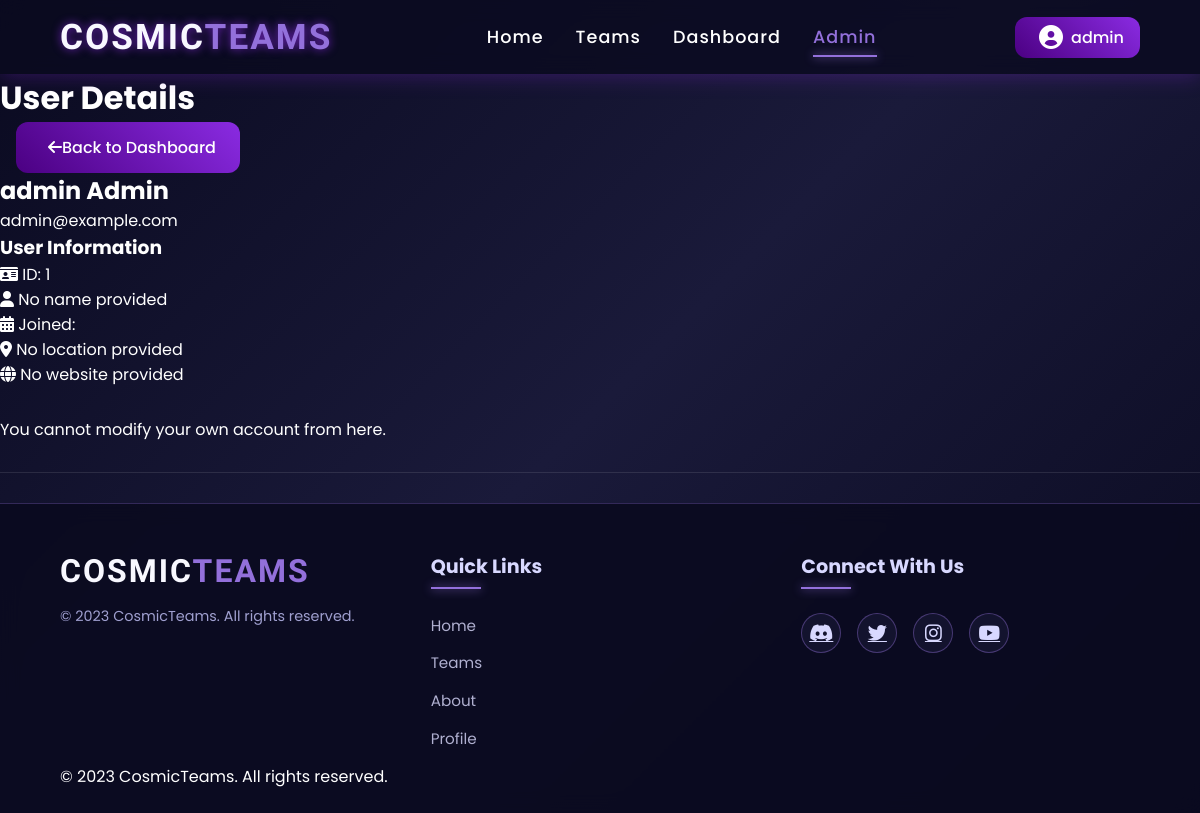
Page /admin/user/1 (signed in) on the committed database.
### tables this page shows
CREATE TABLE users (
            id INTEGER PRIMARY KEY AUTOINCREMENT,
            username TEXT UNIQUE NOT NULL,
            email TEXT UNIQUE NOT NULL,
            password TEXT NOT NULL,
            full_name TEXT,
            bio TEXT,
            profile_pic TEXT,
            location TEXT,
            website TEXT,
            is_admin BOOLEAN DEFAULT 0,
            is_verified BOOLEAN DEFAULT 0,
            can_create_team BOOLEAN DEFAULT 1,
            is_banned BOOLEAN DEFAULT 0,
            tier TEXT,
            nethpot_tier TEXT,
            nethpot_notes TEXT,
            uhc_tier TEXT,
            uhc_notes TEXT,
            cpvp_tier TEXT,
            cpvp_notes TEXT,
            sword_tier TEXT,
            sword_notes TEXT,
            smp_tier TEXT,
            smp_notes TEXT,
            axe_tier TEXT,
            npot_tier TEXT,
            profile_music TEXT,
            created_at TIMESTAMP DEFAULT CURRENT_TIMESTAMP,
            updated_at TIMESTAMP DEFAULT CURRENT_TIMESTAMP,
            UNIQUE(username, email)
        );

### app.py (the view)
@app.route('/admin/user/<int:user_id>')
@admin_required
def admin_view_user(user_id):
    conn = sqlite3.connect(DB_PATH)
    conn.row_factory = sqlite3.Row
    cursor = conn.cursor()
    cursor.execute('''
        SELECT id, username, email, is_admin, profile_pic, bio, location, website, full_name, can_create_team
        FROM users
        WHERE id = ?
    ''', (user_id,))
    user = cursor.fetchone()
    if not user:
        conn.close()
        flash('User not found', 'error')
        return redirect(url_for('admin_dashboard'))
    cursor.execute('''
        SELECT t.id, t.name, tm.is_leader
        FROM teams t
        JOIN team_members tm ON t.id = tm.team_id
        WHERE tm.user_id = ?
    ''', (user_id,))
    team_data = cursor.fetchone()
    user_team = None
    is_team_leader = False
    if team_data:
        user_team = {
            'id': team_data['id'],
            'name': team_data['name']
        }
        is_team_leader = team_data['is_leader'] == 1
    cursor.execute('''
        SELECT t.id, t.name, t.description, t.points,
               (SELECT COUNT(*) FROM team_members WHERE team_id = t.id) as member_count
        FROM teams t
        ORDER BY t.name
    ''')
    all_teams = cursor.fetchall()
    conn.close()
    return render_template('admin_view_user.html',
                          user=user,
                          user_team=user_team,
                          is_team_leader=is_team_leader,
                          all_teams=all_teams)

### templates/admin_view_user.html (shortened to what this page needs)
<!DOCTYPE html>
<html lang="en">
<head>
    <link rel="stylesheet" href="{{ url_for('static', filename='css/galaxy.css') }}">
    <link rel="stylesheet" href="{{ url_for('static', filename='css/admin.css') }}">
    <link rel="stylesheet" href="https://cdnjs.cloudflare.com/ajax/libs/font-awesome/6.0.0/css/all.min.css">
</head>
<body class="galaxy-theme">
    <header class="cosmic-header">
        <div class="logo">
            <h1>Cosmic<span>Teams</span></h1>
        </div>
        <nav>
            <ul>
                <li><a href="{{ url_for('main') }}">Home</a></li>
                <li><a href="{{ url_for('teams') }}">Teams</a></li>
                <li><a href="{{ url_for('dashboard') }}">Dashboard</a></li>
                <li><a href="{{ url_for('admin_dashboard') }}" class="active">Admin</a></li>
            </ul>
        </nav>
        <div class="auth-buttons">
            <div class="user-profile">
                <a href="{{ url_for('profile') }}" class="profile-btn cosmic-btn">
                    <i class="fas fa-user-circle"></i>
                    <span>{{ session.get('username') }}</span>
                </a>
            </div>
        </div>
    </header>
    <main class="admin-main">
        <div class="admin-container">
            <div class="admin-header">
                <h1>User Details</h1>
                <a href="{{ url_for('admin_dashboard') }}" class="cosmic-btn">
                    <i class="fas fa-arrow-left"></i> Back to Dashboard
                </a>
            </div>
            <div class="user-details-card">
                <div class="user-header">
                    <h2>{{ user.username }}
                    {% if user.is_admin %}
                        <span class="admin-badge">Admin</span>
                    {% endif %}
                    </h2>
                    <p>{{ user.email }}</p>
                </div>
                <div class="user-details-content">
                    <div class="user-info-section">
                        <h3>User Information</h3>
                        <div class="details-list">
                            <div class="detail-item">
                                <i class="fas fa-id-card"></i>
                                <span>ID: {{ user.id }}</span>
                            </div>
                            <div class="detail-item">
                                <i class="fas fa-user"></i>
                                <span>{{ user.full_name if user.full_name else 'No name provided' }}</span>
                            </div>
                            <div class="detail-item">
                                <i class="fas fa-calendar-alt"></i>
                                <span>Joined: {{ user.created_at }}</span>
                            </div>
                            <div class="detail-item">
                                <i class="fas fa-map-marker-alt"></i>
                                <span>{{ user.location if user.location else 'No location provided' }}</span>
                            </div>
                            <div class="detail-item">
                                <i class="fas fa-globe"></i>
                                <span>{{ user.website if user.website else 'No website provided' }}</span>
                            </div>
                        </div>
                    </div>
                </div>
                <div class="admin-actions">
                    <div class="action-buttons">
                        {% if session.get('user_id') != user.id %}
                            <form action="{{ url_for('admin_toggle_admin', user_id=user.id) }}" method="post" class="inline-form">
                                <button type="submit" class="cosmic-btn {% if user.is_admin %}danger{% else %}success{% endif %}" onclick="return confirm('Are you sure you want to {% if user.is_admin %}remove admin privileges from{% else %}make{% endif %} {{ user.username }} {% if not user.is_admin %}an admin{% endif %}?')">
                                    <i class="fas {% if user.is_admin %}fa-user-times{% else %}fa-user-shield{% endif %}"></i>
                                    {% if user.is_admin %}Remove Admin{% else %}Make Admin{% endif %}
                                </button>
                            </form>
                            <form action="{{ url_for('admin_toggle_team_creation', user_id=user.id) }}" method="post" class="inline-form">
                                <button type="submit" class="cosmic-btn {% if user.can_create_team %}warning{% else %}success{% endif %}" onclick="return confirm('Are you sure you want to {% if user.can_create_team %}revoke{% else %}grant{% endif %} team creation permission for {{ user.username }}?')">
                                    <i class="fas {% if user.can_create_team %}fa-users-slash{% else %}fa-users-cog{% endif %}"></i>
                                    {% if user.can_create_team %}Revoke Team Creation{% else %}Grant Team Creation{% endif %}
                                </button>
                            </form>
                            <form action="{{ url_for('admin_toggle_ban', user_id=user.id) }}" method="post" class="inline-form">
                                {% if user.is_banned != 1 %}
                                <div class="ban-reason-container" style="margin-bottom: 10px;">
                                    <input type="text" name="ban_reason" placeholder="Reason for ban" class="form-control" required style="width: 300px; margin-bottom: 10px; padding: 8px; border-radius: 6px; background: rgba(255, 255, 255, 0.1); border: 1px solid rgba(255, 255, 255, 0.2); color: white;">
                                </div>
                                {% endif %}
                                <button type="submit" class="cosmic-btn {% if user.is_banned == 1 %}success{% else %}danger{% endif %}" onclick="return confirm('Are you sure you want to {% if user.is_banned == 1 %}unban{% else %}ban{% endif %} {{ user.username }}?')">
                                    <i class="fas {% if user.is_banned == 1 %}fa-user-check{% else %}fa-user-slash{% endif %}"></i>
                                    {% if user.is_banned == 1 %}Unban User{% else %}Ban User{% endif %}
                                </button>
                            </form>
                            {% if user.is_banned == 1 and user.ban_reason %}
                            <div class="ban-reason-display" style="margin-top: 10px; padding: 10px; background: rgba(255, 65, 108, 0.1); border-radius: 8px; border: 1px solid rgba(255, 65, 108, 0.3);">
                                <strong style="color: #ff6b6b;">Ban Reason:</strong> {{ user.ban_reason }}
                            </div>
                            {% endif %}
                            <form action="{{ url_for('admin_delete_user', user_id=user.id) }}" method="post" class="inline-form">
                                <button type="submit" class="cosmic-btn danger" onclick="return confirm('Are you sure you want to delete user {{ user.username }}? This action cannot be undone.')">
                                    <i class="fas fa-trash-alt"></i> Delete User
                                </button>
                            </form>
                        {% else %}
                            <p class="self-warning">You cannot modify your own account from here.</p>
                        {% endif %}
                    </div>
                </div>
            </div>
            <div class="section-divider"></div>
        </div>
    </main>
    <footer class="cosmic-footer">
        <div class="footer-content">
            <div class="footer-logo">
                <h2>COSMIC<span>TEAMS</span></h2>
                <p>© 2023 CosmicTeams. All rights reserved.</p>
            </div>
            <div class="footer-links">
                <h3>Quick Links</h3>
                <ul>
                    <li><a href="{{ url_for('main') }}">Home</a></li>
                    <li><a href="{{ url_for('teams') }}">Teams</a></li>
                    <li><a href="{{ url_for('about') }}">About</a></li>
                    <li><a href="{{ url_for('profile') }}">Profile</a></li>
                </ul>
            </div>
            <div class="footer-social">
                <h3>Connect With Us</h3>
                <div class="social-icons">
                    <a href="#"><i class="fab fa-discord"></i></a>
                    <a href="#"><i class="fab fa-twitter"></i></a>
                    <a href="#"><i class="fab fa-instagram"></i></a>
                    <a href="#"><i class="fab fa-youtube"></i></a>
                </div>
            </div>
        </div>
        <div class="footer-bottom">
            <p>&copy; 2023 CosmicTeams. All rights reserved.</p>
        </div>
    </footer>
</body>
</html>

### rows in the picture
users: get "admin", username "admin", email "admin@example.com", id "1"

### other values in the picture
{{ user.full_name if user.full_name else 'No name provided' }} "No name provided"
{{ user.location if user.location else 'No location provided' }} "No location provided"
{{ user.website if user.website else 'No website provided' }} "No website provided"
